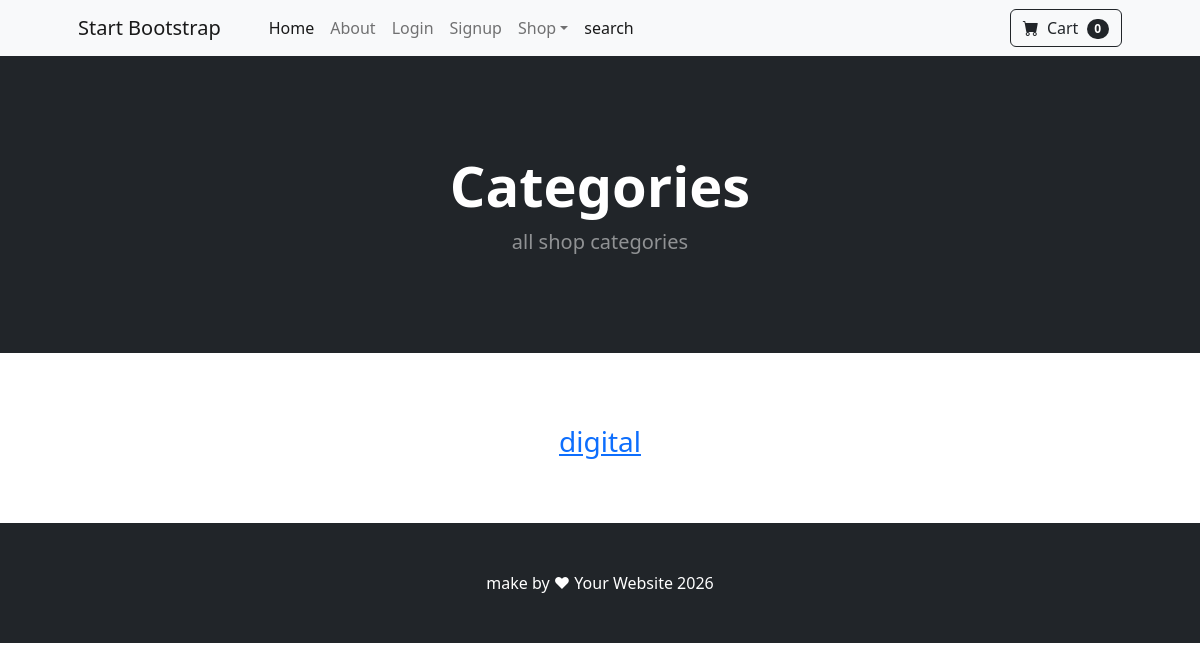
Page /category/ on the earlier database version.
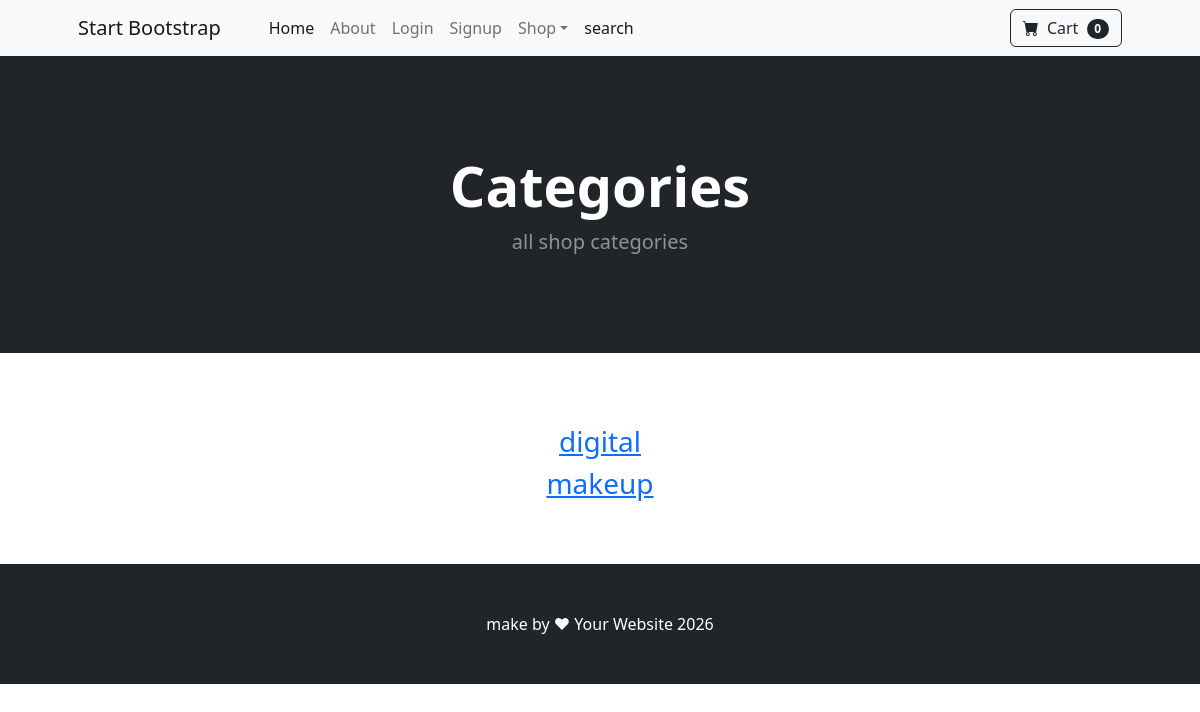
Same page on the later database version.
### shop/models.py (models this page shows, shortened)
class Category(models.Model):
    name=models.CharField(max_length=100)

### shop/views.py (the view)
# urls.py: path('category/', views.category_summery,name='category_summery'),
def category_summery(request):
    all_categories=Category.objects.all()
    return render(request,'category_summery.html',{'categories':all_categories})

### cart/cart.py (called while the page is built)
    def __len__(self):
        return len(self.cart)

### cart/context_processors.py (called while the page is built)
def cart(request):
    return {'cart': Cart(request)}

### shop/templates/category_summery.html
{% extends 'base.html' %}
{% block content %}
    <header class="bg-dark py-5">
        <div class="container px-4 px-lg-5 my-5">
            <div class="text-center text-white">
                <h1 class="display-4 fw-bolder">Categories</h1>
                <p class="lead fw-normal text-white-50 mb-0">all shop categories</p>
            </div>
        </div>
    </header>
    <br><br>
    <div class="container ">
        <div class="row ">
            <center>
                <div class="col-7 ">
                    <p align="justify" class="mt-4 mb-4">
                       {% for category in categories %}
                        <h3><a href="{% url 'category' cat=category.name %}">{{ category.name }}</a></h3>
                       {% endfor %}
                    </p>
            </center>
                </div>
        </div>
 <br><br>
{% endblock %}

Differences in the rows shown:
added Category: name "makeup"
